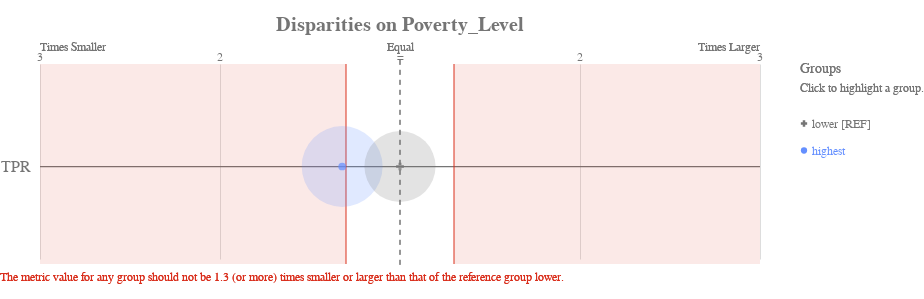

Write notebook code for a chart like this one.
### Code cell
#After: Run Aequitas for the new, fairness-aware model

df_4 = pd.merge(new_preds_4, test_attrdf, how='left', on=['entity_id','as_of_date'], left_index=True, right_index=False, sort=True, copy=True)
df_4 = df_4.rename(columns = {label_col:'label_value'})

bdf_4 = aequitas_audit(df_4, protected_attribute_ref_group)

ap.disparity(bdf_4, metrics, attr_col, fairness_threshold=disparity_threshold)

### Figure 1 — Vega-Lite specification as saved in the notebook (floating-point values rounded to 4 significant figures)
{"config": {"view": {"continuousWidth": 400, "continuousHeight": 300, "strokeWidth": 0}, "axisLeft": {"labelColor": "rgb(117,117,117)", "labelFont": "Arial", "labelFontSize": 16}, "title": {"align": "center", "baseline": "middle", "color": "rgb(117,117,117)", "font": "Arial", "fontSize": 20, "fontWeight": "bold"}}, "layer": [{"data": {"name": "data-1f2af75cfead9a3854ee453922b4eaab"}, "mark": {"type": "rule", "stroke": "rgb(117,117,117)", "strokeWidth": 1.25, "tooltip": ""}, "encoding": {"x": {"type": "quantitative", "field": "x", "scale": {"domain": [-2, 2], "range": [40.0, 760.0]}}, "x2": {"field": "x2"}, "y": {"type": "nominal", "axis": {"domain": false, "labelAngle": 0, "labelPadding": -30, "orient": "left", "ticks": false, "title": ""}, "field": "metric", "scale": {"domain": ["TPR"], "range": [30, 225.0]}}}}, {"data": {"name": "data-79dd248bdaa0ea02c535240e8ad022c8"}, "mark": {"type": "rule", "stroke": "rgb(117,117,117)", "strokeDash": [5, 5], "strokeWidth": 1}, "encoding": {"tooltip": {"value": "lower [REF]"}, "x": {"value": 400.0}, "y": {"value": 20.83}, "y2": {"value": 229.2}}}, {"data": {"name": "data-c233327f4cd9b4c2df31bf8015c83e4a"}, "mark": {"type": "text", "align": "center", "color": "rgb(117,117,117)", "font": "Arial", "fontSize": 12, "fontWeight": "normal", "tooltip": ""}, "encoding": {"text": {"type": "nominal", "field": "label"}, "x": {"type": "quantitative", "field": "value", "scale": {"domain": [-2, 2], "range": [40.0, 760.0]}}, "y": {"value": 17.5}}}, {"layer": [{"mark": {"type": "text", "align": "left", "fill": "rgb(117,117,117)", "font": "Arial", "fontSize": 12, "fontWeight": "normal", "tooltip": ""}, "encoding": {"text": {"value": "Times Smaller"}, "x": {"value": 40.0}, "y": {"value": 7.5}}}, {"mark": {"type": "text", "align": "right", "fill": "rgb(117,117,117)", "font": "Arial", "fontSize": 12, "fontWeight": "normal", "tooltip": ""}, "encoding": {"text": {"value": "Times Larger"}, "x": {"value": 760.0}, "y": {"value": 7.5}}}, {"mark": {"type": "text", "align": "center", "fill": "rgb(117,117,117)", "font": "Arial", "fontSize": 12, "fontWeight": "normal", "tooltip": ""}, "encoding": {"text": {"value": "Equal"}, "x": {"value": 400.0}, "y": {"value": 7.5}}}], "data": {"name": "data-79dd248bdaa0ea02c535240e8ad022c8"}}, {"layer": [{"mark": {"type": "rule", "opacity": 0.8, "stroke": "rgb(217, 46, 28)", "strokeWidth": 1.25, "tooltip": ""}, "encoding": {"x": {"type": "quantitative", "field": "min", "scale": {"domain": [-2, 2], "range": [40.0, 760.0]}}, "y": {"value": 25.0}, "y2": {"value": 225.0}}}, {"mark": {"type": "rule", "opacity": 0.8, "stroke": "rgb(217, 46, 28)", "strokeWidth": 1.25, "tooltip": ""}, "encoding": {"x": {"type": "quantitative", "field": "max", "scale": {"domain": [-2, 2], "range": [40.0, 760.0]}}, "y": {"value": 25.0}, "y2": {"value": 225.0}}}, {"layer": [{"mark": {"type": "rect", "fill": "rgb(217, 46, 28)", "opacity": 0.1, "tooltip": ""}, "encoding": {"x": {"type": "quantitative", "field": "min", "scale": {"domain": [-2, 2], "range": [40.0, 760.0]}}, "x2": {"field": "lower_end"}, "y": {"value": 25.0}, "y2": {"value": 225.0}}}, {"mark": {"type": "rect", "fill": "rgb(217, 46, 28)", "opacity": 0.1, "tooltip": ""}, "encoding": {"x": {"type": "quantitative", "field": "max", "scale": {"domain": [-2, 2], "range": [40.0, 760.0]}}, "x2": {"field": "upper_end"}, "y": {"value": 25.0}, "y2": {"value": 225.0}}}]}, {"data": {"name": "data-79dd248bdaa0ea02c535240e8ad022c8"}, "mark": {"type": "text", "align": "left", "baseline": "top", "fill": "rgb(217, 46, 28)", "font": "Arial", "fontSize": 12, "fontWeight": "normal", "tooltip": ""}, "encoding": {"text": {"value": "The metric value for any group should not be 1.3 (or more) times smaller or larger than that of the reference group lower."}, "x": {"value": 0}, "y": {"value": 233.3}}}], "data": {"name": "data-68125cfc4fc9557defd07e8d14c561c8"}}, {"layer": [{"mark": "circle"}, {"data": {"name": "data-3fd066d6631c6106e8bfe5f979453eea"}, "mark": {"type": "circle", "opacity": 0.2}, "encoding": {"color": {"condition": {"type": "nominal", "field": "attribute_value", "legend": null, "scale": {"domain": ["lower", "highest"], "range": ["rgb(117,117,117)", "rgb(100, 143, 255)", "rgb(254, 97, 0)", "rgb(220, 38, 127)", "rgb(255, 176, 0)", "rgb(120, 94, 240)"]}, "selection": "selector013"}, "value": "rgb(224,224,224)"}, "size": {"type": "quantitative", "field": "group_size", "legend": null, "scale": {"domain": [0, 11970.0], "range": [0, 7854.0]}}, "tooltip": [{"type": "nominal", "field": "attribute_value", "title": "Group"}, {"type": "nominal", "field": "tooltip_group_size", "title": "Group Size"}, {"type": "nominal", "field": "tooltip_disparity_explanation_tpr", "title": "Disparity"}, {"type": "quantitative", "field": "tpr", "format": ".2f", "title": "TPR"}], "x": {"type": "quantitative", "axis": {"domain": false, "labels": false, "ticks": false, "title": null, "values": [1, 2, -2, -1]}, "field": "tpr_disparity_scaled", "scale": {"domain": [-2, 2], "range": [40.0, 760.0]}}, "y": {"type": "nominal", "axis": {"domain": false, "grid": false, "labels": false, "ticks": false, "title": " "}, "field": "metric_variable", "scale": {"domain": ["TPR"], "range": [30, 225.0]}}}, "selection": {"selector015": {"type": "multi", "empty": "all", "fields": ["attribute_value"]}}, "transform": [{"calculate": "'TPR'", "as": "metric_variable"}]}, {"layer": [{"mark": "point"}, {"data": {"name": "data-3fd066d6631c6106e8bfe5f979453eea"}, "mark": {"type": "point", "filled": true, "size": 60}, "encoding": {"color": {"condition": {"type": "nominal", "field": "attribute_value", "legend": null, "scale": {"domain": ["lower", "highest"], "range": ["rgb(117,117,117)", "rgb(100, 143, 255)", "rgb(254, 97, 0)", "rgb(220, 38, 127)", "rgb(255, 176, 0)", "rgb(120, 94, 240)"]}, "selection": "selector013"}, "value": "rgb(224,224,224)"}, "shape": {"type": "nominal", "field": "attribute_value", "legend": null, "scale": {"domain": ["lower", "highest"], "range": ["cross", "circle"]}}, "tooltip": [{"type": "nominal", "field": "attribute_value", "title": "Group"}, {"type": "nominal", "field": "tooltip_group_size", "title": "Group Size"}, {"type": "nominal", "field": "tooltip_disparity_explanation_tpr", "title": "Disparity"}, {"type": "quantitative", "field": "tpr", "format": ".2f", "title": "TPR"}], "x": {"type": "quantitative", "axis": {"domain": false, "labels": false, "ticks": false, "title": null, "values": [1, 2, -2, -1]}, "field": "tpr_disparity_scaled", "scale": {"domain": [-2, 2], "range": [40.0, 760.0]}}, "y": {"type": "nominal", "axis": {"domain": false, "grid": false, "labels": false, "ticks": false, "title": " "}, "field": "metric_variable", "scale": {"domain": ["TPR"], "range": [30, 225.0]}}}, "selection": {"selector014": {"type": "multi", "empty": "all", "fields": ["attribute_value"]}}, "transform": [{"calculate": "'TPR'", "as": "metric_variable"}]}]}]}, {"layer": [{"mark": {"type": "point", "filled": true, "opacity": 1, "size": 39.48}, "encoding": {"color": {"condition": {"type": "nominal", "field": "attribute_value", "legend": null, "scale": {"domain": ["lower", "highest"], "range": ["rgb(117,117,117)", "rgb(100, 143, 255)", "rgb(254, 97, 0)", "rgb(220, 38, 127)", "rgb(255, 176, 0)", "rgb(120, 94, 240)"]}, "selection": "selector013"}, "value": "rgb(224,224,224)"}, "shape": {"type": "nominal", "field": "attribute_value", "legend": null, "scale": {"domain": ["lower", "highest"], "range": ["cross", "circle"]}}, "x": {"value": 804}, "y": {"type": "nominal", "axis": {"domain": false, "grid": false, "labels": false, "ticks": false, "title": " "}, "field": "attribute_value", "scale": {"domain": ["lower", "highest"], "range": [71, 125]}}}, "selection": {"selector013": {"type": "multi", "empty": "all", "fields": ["attribute_value"]}}}, {"mark": {"type": "text", "align": "left", "baseline": "middle", "font": "Arial", "fontSize": 12, "fontWeight": "normal"}, "encoding": {"color": {"condition": {"type": "nominal", "field": "attribute_value", "legend": null, "scale": {"domain": ["lower", "highest"], "range": ["rgb(117,117,117)", "rgb(100, 143, 255)", "rgb(254, 97, 0)", "rgb(220, 38, 127)", "rgb(255, 176, 0)", "rgb(120, 94, 240)"]}, "selection": "selector013"}, "value": "rgb(224,224,224)"}, "text": {"type": "nominal", "field": "label"}, "x": {"value": 812}, "y": {"type": "nominal", "axis": {"domain": false, "grid": false, "labels": false, "ticks": false, "title": " "}, "field": "attribute_value", "scale": {"domain": ["lower", "highest"], "range": [71, 125]}}}, "selection": {"selector016": {"type": "multi", "empty": "all", "fields": ["attribute_value"]}}}, {"data": {"name": "data-79dd248bdaa0ea02c535240e8ad022c8"}, "mark": {"type": "text", "align": "left", "baseline": "middle", "color": "rgb(117,117,117)", "font": "Arial", "fontSize": 12, "fontWeight": "normal"}, "encoding": {"text": {"value": "Click to highlight a group."}, "x": {"value": 800}, "y": {"value": 49}}}, {"data": {"name": "data-79dd248bdaa0ea02c535240e8ad022c8"}, "mark": {"type": "text", "align": "left", "baseline": "middle", "color": "rgb(117,117,117)", "font": "Arial", "fontSize": 14, "fontWeight": "normal"}, "encoding": {"text": {"value": "Groups"}, "x": {"value": 800}, "y": {"value": 30}}}], "data": {"name": "data-a5ebce136adcce28635ff1807ca7d132"}}], "height": 250, "padding": {"top": 15, "bottom": 10}, "resolve": {"scale": {"size": "independent", "y": "independent"}}, "title": "Disparities on Poverty_Level", "width": 800, "$schema": "https://vega.github.io/schema/vega-lite/v4.8.1.json", "datasets": {"data-1f2af75cfead9a3854ee453922b4eaab": [{"metric": "TPR", "x": -2, "x2": 2}], "data-79dd248bdaa0ea02c535240e8ad022c8": [{"a": 1, "b": 0}, {"a": 1, "b": 0}], "data-c233327f4cd9b4c2df31bf8015c83e4a": [{"value": 1, "label": 2}, {"value": 2, "label": 3}, {"value": -2, "label": 3}, {"value": -1, "label": 2}, {"value": 0, "label": "="}], "data-68125cfc4fc9557defd07e8d14c561c8": [{"min": -0.3, "max": 0.3, "lower_end": -2, "upper_end": 2}], "data-3fd066d6631c6106e8bfe5f979453eea": [{"attribute_name": "poverty_level", "attribute_value": "highest", "group_size": 9973, "total_entities": 17677, "tpr": 0.134, "tpr_disparity": 0.7568, "tpr_disparity_scaled": -0.3213, "tooltip_group_size": "9,973 (56.42%)", "tooltip_disparity_explanation_tpr": "1.32 times smaller TPR than the reference group"}, {"attribute_name": "poverty_level", "attribute_value": "lower", "group_size": 7704, "total_entities": 17677, "tpr": 0.177, "tpr_disparity": 1.0, "tpr_disparity_scaled": 0.0, "tooltip_group_size": "7,704 (43.58%)", "tooltip_disparity_explanation_tpr": "Reference group"}], "data-a5ebce136adcce28635ff1807ca7d132": [{"attribute_value": "lower", "label": "lower [REF]"}, {"attribute_value": "highest", "label": "highest"}]}}
